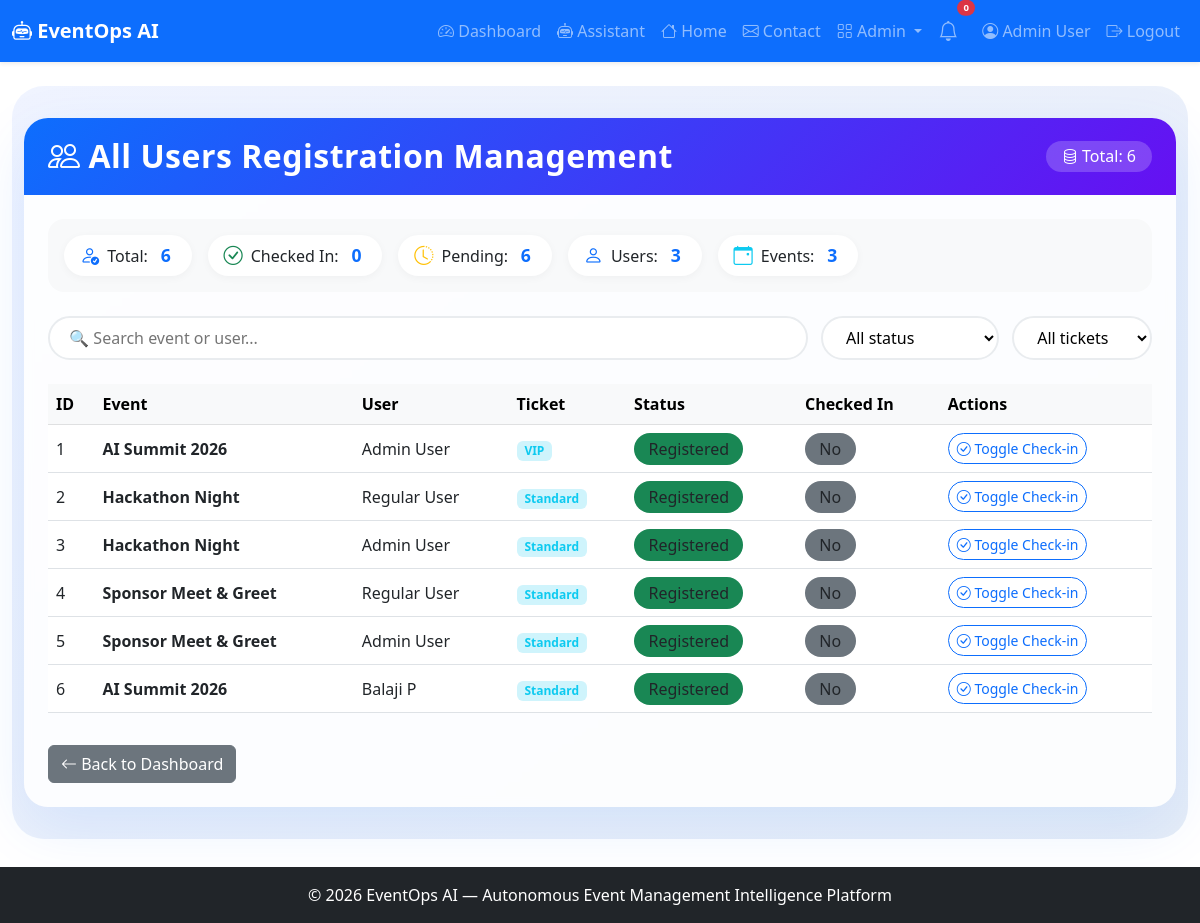
The page /admin/registrations (signed in) on the database its author committed.
### app.py (models this page shows, shortened)
class User(UserMixin, db.Model):
    id = db.Column(db.Integer, primary_key=True)
    name = db.Column(db.String(100), nullable=False)
    email = db.Column(db.String(100), unique=True, nullable=False)
    password_hash = db.Column(db.String(200), nullable=False)
    role = db.Column(db.String(20), default='user')
    created_at = db.Column(db.DateTime, default=lambda: datetime.now(timezone.utc))

class Registration(db.Model):
    id = db.Column(db.Integer, primary_key=True)
    user_id = db.Column(db.Integer, db.ForeignKey('user.id'))
    event_id = db.Column(db.Integer, db.ForeignKey('event.id'))
    ticket_type = db.Column(db.String(50))
    status = db.Column(db.String(20), default='registered')
    checked_in = db.Column(db.Boolean, default=False)
    registered_at = db.Column(db.DateTime, default=lambda: datetime.now(timezone.utc))
    user = db.relationship('User', backref='registrations')
    event = db.relationship('Event', backref='registrations')

class Event(db.Model):
    id = db.Column(db.Integer, primary_key=True)
    title = db.Column(db.String(200), nullable=False)
    description = db.Column(db.Text)
    date = db.Column(db.String(50))
    time = db.Column(db.String(50))
    location = db.Column(db.String(200))
    capacity = db.Column(db.Integer)
    status = db.Column(db.String(20), default='upcoming')
    created_at = db.Column(db.DateTime, default=lambda: datetime.now(timezone.utc))

### app.py (the view)
@app.route('/admin/registrations')
@login_required
def admin_registrations():
    if current_user.role != 'admin':
        abort(403)
    registrations = Registration.query.all()
    return render_template('admin_registrations.html', registrations=registrations)

### app.py (called while the page is built)
@login_manager.user_loader
def load_user(user_id):
    return User.query.get(int(user_id))

### templates/admin_registrations.html (shortened to what this page needs)
{% extends "base.html" %}
{% block content %}
<div class="admin-wrapper">
    <div class="container-fluid">
        <div class="card admin-card">
            <div class="card-header d-flex flex-wrap justify-content-between align-items-center">
                <h2 class="mb-0"><i class="bi bi-people me-2"></i>All Users Registration Management</h2>
                <span class="total-badge">
                    <i class="bi bi-database"></i> Total: {{ registrations|length }}
                </span>
            </div>
            <div class="card-body">
                <div class="stats-row">
                    <div class="stat-item"><i class="bi bi-person-check"></i> Total: <span class="stat-num">{{ registrations|length }}</span></div>
                    <div class="stat-item"><i class="bi bi-check-circle text-success"></i> Checked In: <span class="stat-num">{{ registrations|selectattr('checked_in', 'equalto', True)|list|length }}</span></div>
                    <div class="stat-item"><i class="bi bi-clock-history text-warning"></i> Pending: <span class="stat-num">{{ registrations|selectattr('checked_in', 'equalto', False)|list|length }}</span></div>
                    <div class="stat-item"><i class="bi bi-person text-primary"></i> Users: <span class="stat-num">{{ registrations|map(attribute='user_id')|unique|list|length }}</span></div>
                    <div class="stat-item"><i class="bi bi-calendar-event text-info"></i> Events: <span class="stat-num">{{ registrations|map(attribute='event_id')|unique|list|length }}</span></div>
                </div>
                <div class="filter-bar">
                    <input type="text" id="searchReg" class="search-box" placeholder="🔍 Search event or user...">
                    <select id="filterChecked" class="filter-select">
                        <option value="">All status</option>
                    </select>
                    <select id="filterTicket" class="filter-select">
                        <option value="">All tickets</option>
                    </select>
                </div>
                <div class="table-responsive">
                    <table class="table table-hover align-middle" id="regTable">
                        <thead class="table-light">
                            <tr>
                                <th>ID</th>
                                <th>Event</th>
                                <th>User</th>
                                <th>Ticket</th>
                                <th>Status</th>
                                <th>Checked In</th>
                                <th>Actions</th>
                            </tr>
                        </thead>
                        <tbody>
                            {% for reg in registrations %}
                            <tr data-event="{{ reg.event.title|lower }}"
                                data-user="{{ reg.user.name|lower if reg.user else '' }}"
                                data-checked="{{ reg.checked_in|string|lower }}"
                                data-ticket="{{ reg.ticket_type|lower }}">
                                <td>{{ reg.id }}</td>
                                <td><strong>{{ reg.event.title }}</strong></td>
                                <td>{{ reg.user.name if reg.user else 'N/A' }}</td>
                                <td><span class="badge bg-info-subtle text-info">{{ reg.ticket_type }}</span></td>
                                <td><span class="badge-status bg-{{ 'success' if reg.status == 'registered' else 'warning' }}">{{ reg.status|title }}</span></td>
                                <td>
                                    <span class="badge-status bg-{{ 'success' if reg.checked_in else 'secondary' }}">
                                        {{ 'Yes' if reg.checked_in else 'No' }}
                                    </span>
                                </td>
                                <td>
                                    <a href="{{ url_for('admin_checkin', reg_id=reg.id) }}" class="btn btn-sm btn-outline-primary">
                                        <i class="bi bi-check-circle"></i> Toggle Check-in
                                    </a>
                                </td>
                            </tr>
                            {% endfor %}
                        </tbody>
                    </table>
                </div>
                <div class="mt-3">
                    <a href="{{ url_for('dashboard') }}" class="btn btn-secondary">
                        <i class="bi bi-arrow-left"></i> Back to Dashboard
                    </a>
                </div>
            </div>
        </div>
    </div>
</div>
{% endblock %}

### templates/base.html (shortened to what this page needs)
<!DOCTYPE html>
<html lang="en">
<head>
    <link href="https://cdn.jsdelivr.net/npm/bootstrap@5.3.0/dist/css/bootstrap.min.css" rel="stylesheet">
    <link rel="stylesheet" href="https://cdn.jsdelivr.net/npm/bootstrap-icons@1.11.0/font/bootstrap-icons.css">
    <link rel="stylesheet" href="{{ url_for('static', filename='css/style.css') }}">
</head>
<body>
    <nav class="navbar navbar-expand-lg navbar-dark bg-primary shadow-sm">
        <div class="container-fluid">
            <a class="navbar-brand fw-bold" href="{{ url_for('index') }}">
                <i class="bi bi-robot"></i> EventOps AI
            </a>
            <div class="collapse navbar-collapse" id="navbarNav">
                <ul class="navbar-nav ms-auto align-items-lg-center">
                    {% if current_user.is_authenticated %}
                        <li class="nav-item">
                            <a class="nav-link" href="{{ url_for('dashboard') }}">
                                <i class="bi bi-speedometer2"></i> Dashboard
                            </a>
                        </li>
                        <li class="nav-item">
                            <a class="nav-link" href="{{ url_for('assistant_page') }}">
                                <i class="bi bi-robot"></i> Assistant
                            </a>
                        </li>
                    <li class="nav-item">
                            <a class="nav-link" href="{{ url_for('index') }}">
                                <i class="bi bi-house"></i> Home
                            </a>
                        </li>
                    <li class="nav-item">
                            <a class="nav-link" href="{{ url_for('contact') }}">
                                <i class="bi bi-envelope"></i> Contact
                            </a>
                        </li>
                        {% if current_user.role == 'admin' %}
                        <li class="nav-item dropdown">
                            <a class="nav-link dropdown-toggle" href="#" role="button" data-bs-toggle="dropdown">
                                <i class="bi bi-grid"></i> Admin
                            </a>
                        </li>
                        {% endif %}
                        <li class="nav-item position-relative me-2">
                            <a class="nav-link" href="#" title="Notifications" data-bs-toggle="dropdown">
                                <i class="bi bi-bell fs-5"></i>
                                <span class="position-absolute top-0 start-100 translate-middle badge rounded-pill bg-danger" style="font-size:0.6rem;">
                                    0
                                </span>
                            </a>
                        </li>
                        <li class="nav-item">
                            <a class="nav-link" href="{{ url_for('profile') }}">
                                <i class="bi bi-person-circle"></i> {{ current_user.name }}
                            </a>
                        </li>
                        <li class="nav-item">
                            <a class="nav-link" href="{{ url_for('logout') }}">
                                <i class="bi bi-box-arrow-right"></i> Logout
                            </a>
                        </li>
                    {% endif %}
                </ul>
            </div>
        </div>
    </nav>
    <main class="container-fluid py-4">
        {% block content %}{% endblock %}
    </main>
    <footer class="footer bg-dark text-white py-3 mt-4">
        <div class="container text-center">
            <span>© 2026 EventOps AI — Autonomous Event Management Intelligence Platform</span>
        </div>
    </footer>
</body>
</html>

### static/css/style.css (style rules this page uses)
body { padding-bottom: 60px; }
.footer { position: fixed; bottom: 0; width: 100%; }

### templates/admin_registrations.html (style rules this page uses)
.admin-wrapper { background: linear-gradient(145deg, #f0f4ff 0%, #e6edf7 100%); padding: 2rem 0; border-radius: 2rem; }
.admin-card { border: none; border-radius: 1.5rem; box-shadow: 0 20px 60px rgba(13, 110, 253, 0.10); background: rgba(255, 255, 255, 0.85); backdrop-filter: blur(4px); overflow: hidden; }
.admin-card .card-header { background: linear-gradient(135deg, #0d6efd, #6610f2); color: white; padding: 1.2rem 1.5rem; border: none; }
.admin-card .card-header h2 { font-weight: 700; letter-spacing: 0.5px; }
.admin-card .card-body { padding: 1.5rem; }
.stats-row { display: flex; flex-wrap: wrap; gap: 1rem; margin-bottom: 1.5rem; background: #f8f9fa; border-radius: 1rem; padding: 1rem; }
.stats-row .stat-item { display: flex; align-items: center; gap: 0.5rem; background: white; padding: 0.4rem 1rem; border-radius: 50px; box-shadow: 0 2px 8px rgba(0,0,0,0.04); }
.stats-row .stat-item i { font-size: 1.2rem; color: #0d6efd; }
.stats-row .stat-item .stat-num { font-weight: 700; color: #0d6efd; font-size: 1.1rem; margin: 0 0.3rem; }
.filter-bar { display: flex; flex-wrap: wrap; gap: 0.8rem; margin-bottom: 1.5rem; }
.filter-bar .search-box { flex: 1; min-width: 200px; border-radius: 50px; border: 2px solid #e9ecef; padding: 0.5rem 1.2rem; transition: all 0.2s; background: white; }
.filter-bar .filter-select { border-radius: 50px; border: 2px solid #e9ecef; padding: 0.5rem 1.2rem; background: white; transition: all 0.2s; min-width: 140px; }
.table-hover tbody tr { transition: all 0.2s ease; }
.badge-status { padding: 0.3rem 0.9rem; border-radius: 30px; font-weight: 500; }
.btn-outline-primary { border-radius: 30px; transition: all 0.2s; }
.total-badge { background: rgba(255,255,255,0.2); padding: 0.2rem 1rem; border-radius: 30px; font-weight: 500; }

### rows shown on the page
User: name "Admin User"
Registration: id "1", event "AI Summit 2026", user "Admin User", ticket_type "VIP", status "Registered", checked_in "No"
Registration: id "2", event "Hackathon Night", user "Regular User", ticket_type "Standard", status "Registered", checked_in "No"
Registration: id "3", event "Hackathon Night", user "Admin User", ticket_type "Standard", status "Registered", checked_in "No"
Registration: id "4", event "Sponsor Meet & Greet", user "Regular User", ticket_type "Standard", status "Registered", checked_in "No"
Registration: id "5", event "Sponsor Meet & Greet", user "Admin User", ticket_type "Standard", status "Registered", checked_in "No"
Registration: id "6", event "AI Summit 2026", user "Balaji P", ticket_type "Standard", status "Registered", checked_in "No"

### other values the page prints
{{ registrations|length }} "6"
{{ registrations|selectattr('checked_in', 'equalto', True)|list|length }} "0"
{{ registrations|selectattr('checked_in', 'equalto', False)|list|length }} "6"
{{ registrations|map(attribute='user_id')|unique|list|length }} "3"
{{ registrations|map(attribute='event_id')|unique|list|length }} "3"
